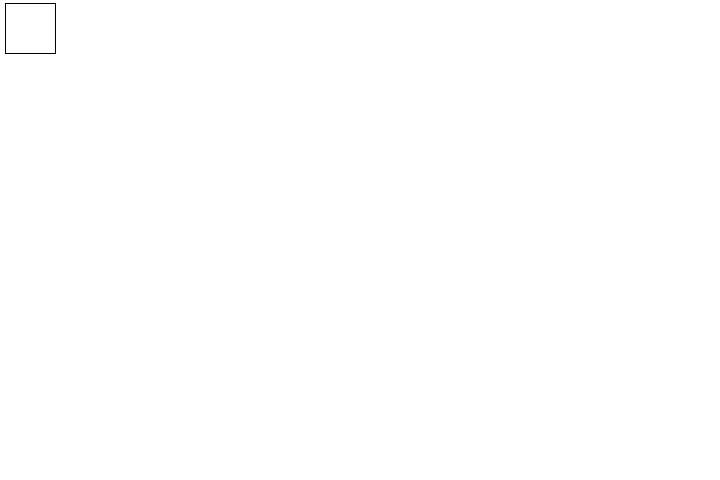
Frame 1 (no input)
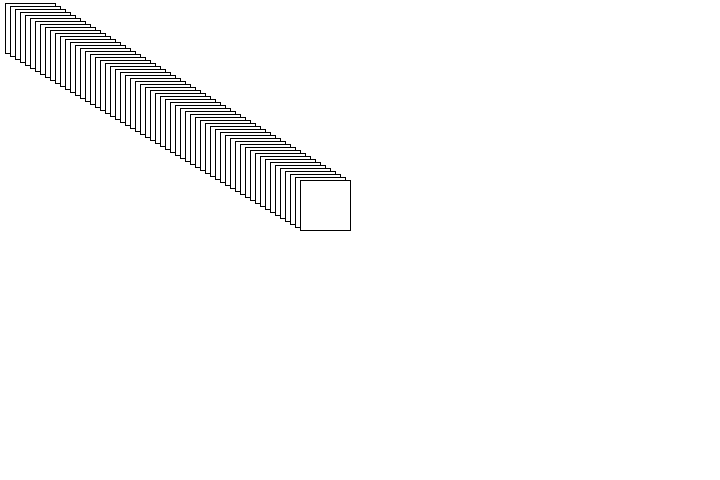
Frame 60 (the mouse pressed at the canvas centre just before this capture)
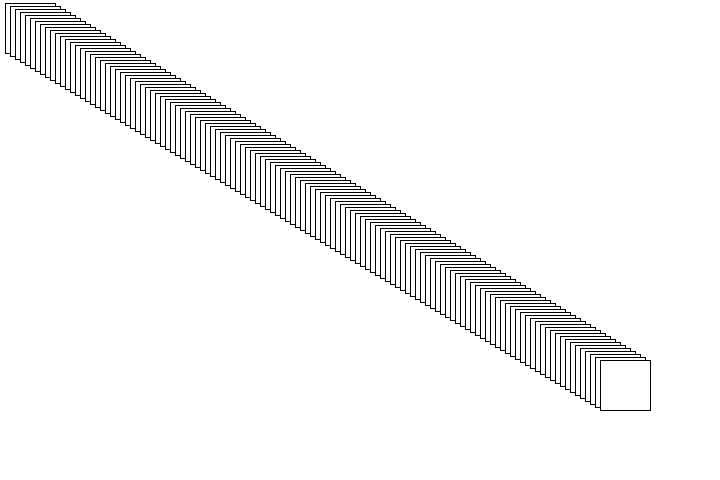
Frame 120 (the mouse held since frame 60 and released just before this capture)

The Processing sketch that drew these frames (run headless with seeded random() and noise(); from frame 60 on, the mouse is pressed at the canvas centre):

// Processing sketch: pad23
// ── pad23.pde
int x_pos = 0;
int y_pos = 0;
int x_delta = 5;
int y_delta = 3;

void setup(){
  size(720, 480);
  background(255);
}

void draw(){
  x_pos = x_pos+x_delta;
  y_pos = y_pos+y_delta;
  //background(255);
  //fill(110, 180, 250);
  rect(x_pos, y_pos, 50, 50);
  if(y_pos>=(height-50)||y_pos==0){
    background(random(0, 255), random(0, 255), random(0, 255));
    fill(random(0, 255), random(0, 255), random(0, 255));
    rect(x_pos, y_pos, 50, 50);
    y_delta = y_delta*-1;
  }
  if(x_pos>=(width-50)||x_pos==0){
    background(random(0, 255), random(0, 255), random(0, 255));
    fill(random(0, 255), random(0, 255), random(0, 255));
    rect(x_pos, y_pos, 50, 50);
    x_delta = x_delta*-1;
  }
}
